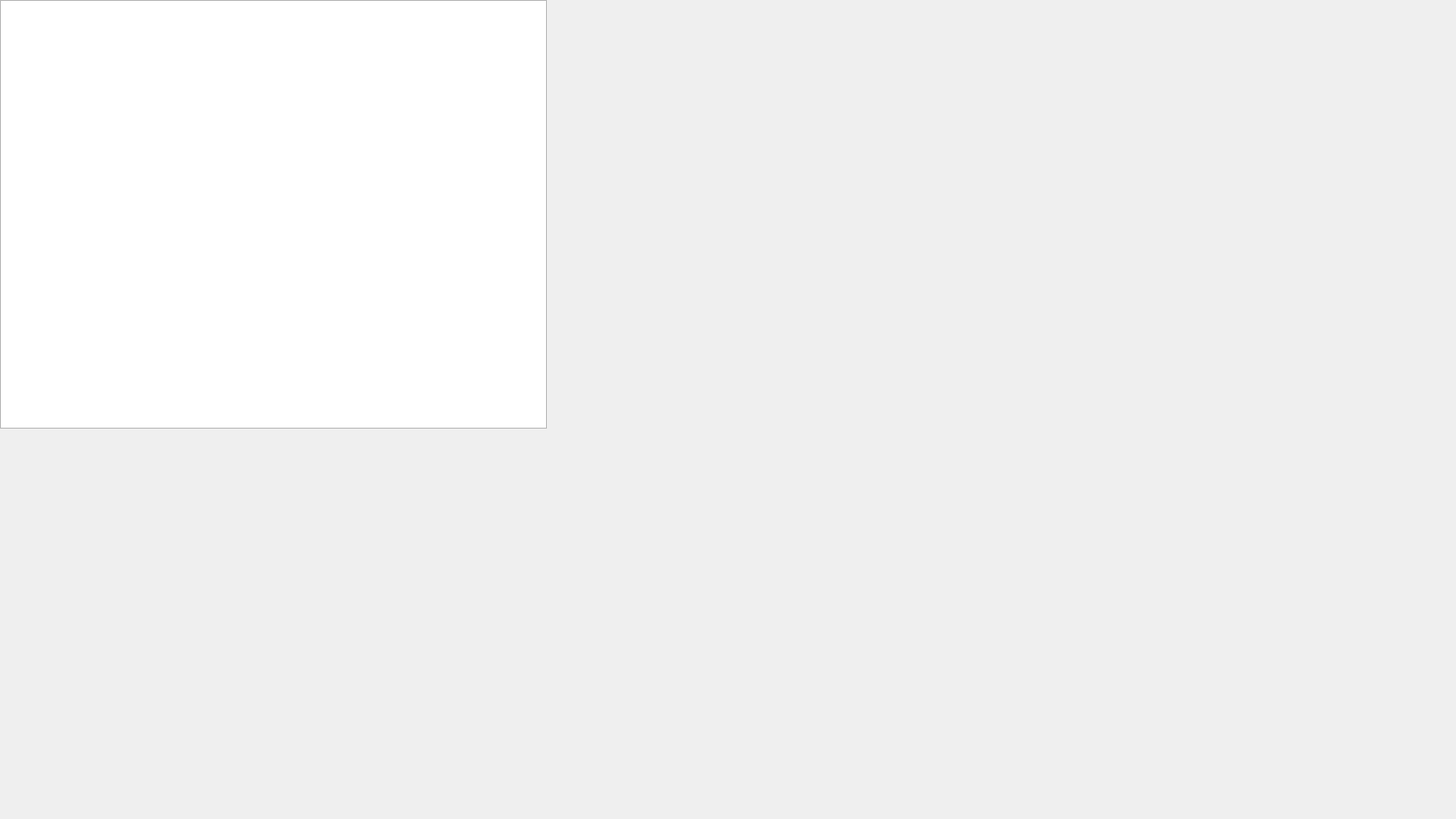
<?xml version="1.0" encoding="UTF-8"?>
<ui version="4.0">
 <class>Form</class>
 <widget class="QWidget" name="Form">
  <property name="geometry">
   <rect>
    <x>0</x>
    <y>0</y>
    <width>1600</width>
    <height>900</height>
   </rect>
  </property>
  <property name="windowTitle">
   <string>Form</string>
  </property>
  <widget class="QWidget" name="verticalLayoutWidget">
   <property name="geometry">
    <rect>
     <x>0</x>
     <y>0</y>
     <width>601</width>
     <height>471</height>
    </rect>
   </property>
   <layout class="QVBoxLayout" name="verticalLayout">
    <item>
     <widget class="QTableWidget" name="purchase_orders_widget"/>
    </item>
   </layout>
  </widget>
 </widget>
 <resources/>
 <connections/>
</ui>
